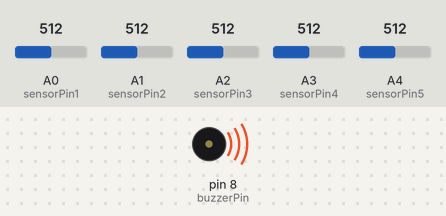
Recording of a sketch running on a simulated Arduino Uno, built with avr-gcc and run on an emulated ATmega328P. Parts: buzzer (waves = sounding, pin HIGH). Inputs (shaded band) come from the test bench; at power-on: A0 (sensorPin1) = 512, A1 (sensorPin2) = 512, A2 (sensorPin3) = 512, A3 (sensorPin4) = 512, A4 (sensorPin5) = 512. What the sketch prints to the serial monitor is not drawn.

Above: at 0.5 s.
Timing chart, 0 to 4.6 s (numbered marks = the images above):
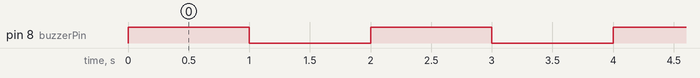

Measured:
- by itself, pin 8 (buzzerPin): alternates HIGH for 1.0 s and LOW for 1.0 s

The sketch:

Kizilotesi_Alev_Algilama_Sensoru_Projesi.ino
```cpp
int sensorPin1 = A0;
int sensorPin2 = A1;
int sensorPin3 = A2;
int sensorPin4 = A3;
int sensorPin5 = A4;
int threshold = 500;
int buzzerPin = 8;

void setup() {
  Serial.begin(9600);
  pinMode(sensorPin1, INPUT);
  pinMode(sensorPin2, INPUT);
  pinMode(sensorPin3, INPUT);
  pinMode(sensorPin4, INPUT);
  pinMode(sensorPin5, INPUT);
  pinMode(buzzerPin, OUTPUT);
}

void loop() {
  int sensorValue1 = analogRead(sensorPin1);
  int sensorValue2 = analogRead(sensorPin2);
  int sensorValue3 = analogRead(sensorPin3);
  int sensorValue4 = analogRead(sensorPin4);
  int sensorValue5 = analogRead(sensorPin5);

  if (sensorValue1 > threshold || sensorValue2 > threshold || sensorValue3 > threshold || sensorValue4 > threshold || sensorValue5 > threshold) {
    Serial.println("Yangın Algılandı!");
    digitalWrite(buzzerPin, HIGH); // Buzzer'ı aktifleştir
    delay(1000); // Buzzer'ı 1 saniye boyunca çalıştır
    digitalWrite(buzzerPin, LOW); // Buzzer'ı devre dışı bırak
  }
  delay(1000);
}
//Bu kodda, beş yönlü alev sensörleri Arduino kartına bağlanır ve bir buzzer kullanarak alarm verilir. Sensörlerin çıkışları, Arduino analog girişleri A2, A3, A4, A5 ve A6 ile okunur. Bu sensörlerden herhang
```
